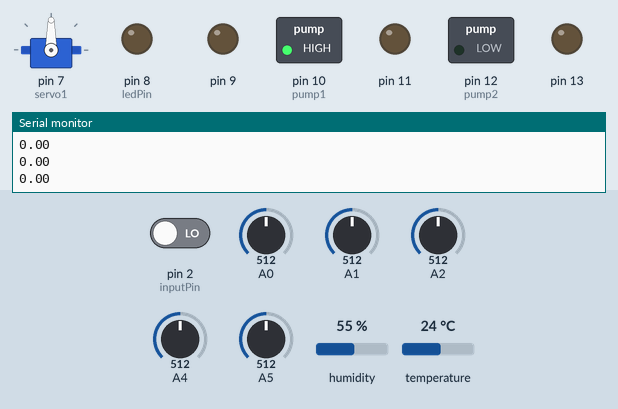
The sketch below on a simulated Arduino Uno, built with avr-gcc and run on an emulated ATmega328P. Shown: servo, switched loads named in the sketch (green lamp = pin HIGH), output pins drawn as LEDs (lit = HIGH), the last lines printed to the serial monitor. The test bench sets the inputs (shaded band); at power-on: pin 2 (inputPin) LOW, A0 = 512, temperature 24 °C, A2 = 512, A1 = 512, A4 = 512, A5 = 512, humidity 55 %.

Above: at 1.2 s.
1.3 s: pin 2 (inputPin) driven HIGH
At 1.6 s:
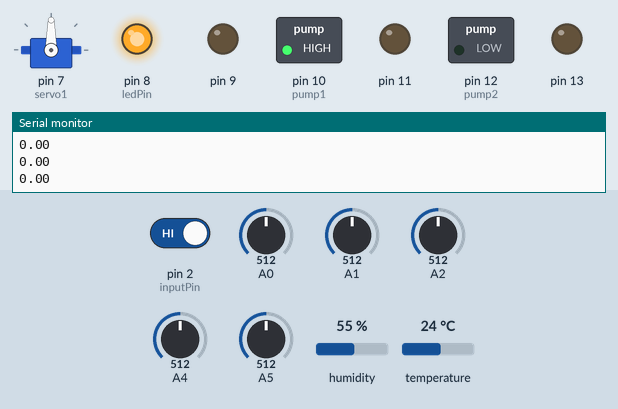
2.8 s: A0 set to 489
At 3.8 s:
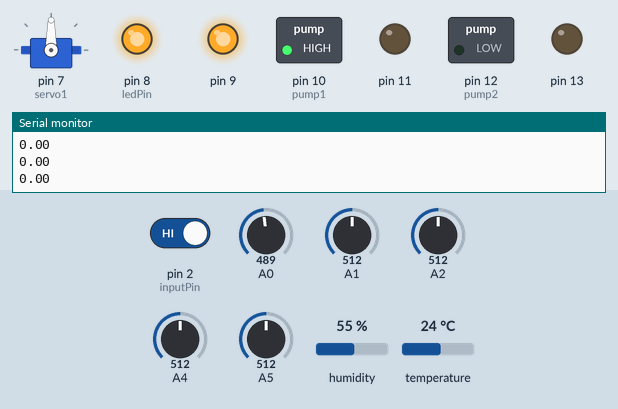
4.3 s: temperature set to 26 °C
5.8 s: temperature set to 29 °C
At 7.0 s:
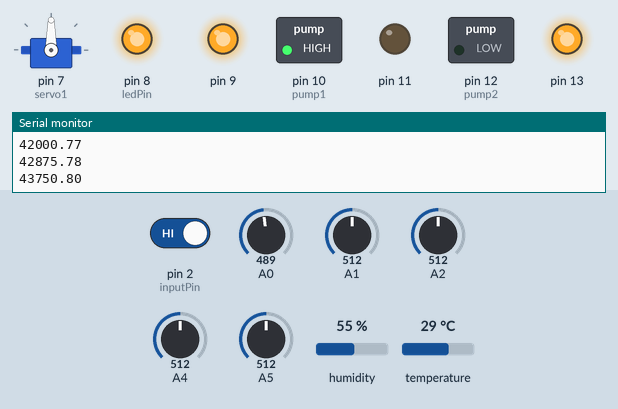
7.3 s: A2 set to 687
8.8 s: A2 set to 716
At 9.6 s:
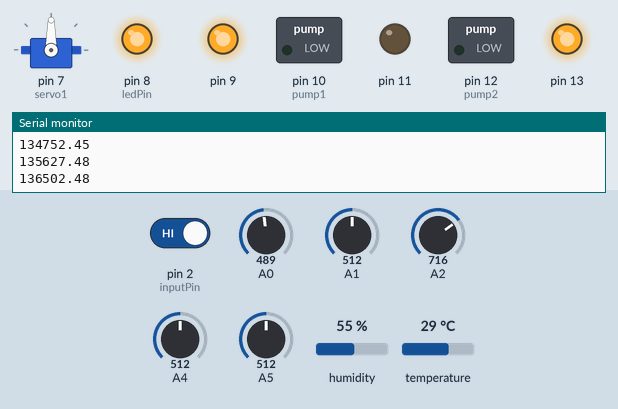
Timing chart, 0 to 11.3 s (numbered marks = the images above; inputs shaded):
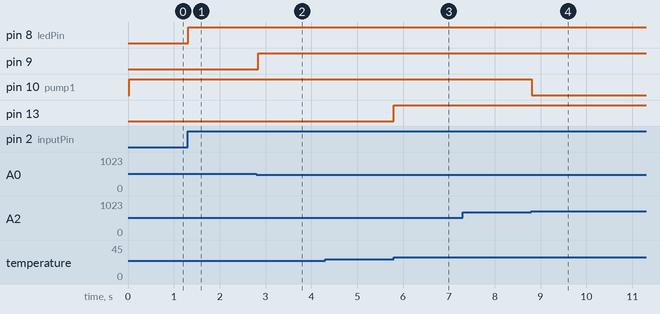

Measured:
- the behaviour switches between 500 and 499 on A0 (found by bisection; images 1 and 2)
- the behaviour switches between 27 and 28 °C on temperature (found by bisection; images 2 and 3)
- the behaviour switches between 700 and 701 on A2 (found by bisection; images 3 and 4)
- after the input at 1.3 s, pin 8 (ledPin): LOW → HIGH at once
- after the input at 2.8 s, pin 9: LOW → HIGH at once
- after the input at 5.8 s, pin 13: LOW → HIGH at once
- after the input at 8.8 s, pin 10 (pump1): HIGH → LOW at once

The sketch:

Home_Automation.ino
```cpp
#include <dht.h>
#include<Servo.h>

#define dataPin A3
dht DHT;

int c=0,t;
int pump1=10;
int pump2=12;
int ledPin = 8;
int inputPin = 2;
int pirState = LOW;
int val = 0;
long time1;
float hr,y,z,total,Monthly;
int power=1500;
Servo servo1;

void setup() {
  pinMode(A0,INPUT);
  pinMode(A1,INPUT);
  pinMode(A4,INPUT);
  pinMode(A5,INPUT);
  pinMode(9,OUTPUT);
  pinMode(10,OUTPUT);
  pinMode(11,OUTPUT);
  pinMode(12,OUTPUT);
  pinMode(13,OUTPUT);
  pinMode(ledPin, OUTPUT);
  pinMode(inputPin, INPUT);
  servo1.attach(7);
  Serial.begin(9600);
}

void loop() {
  //Auto Lighting
  if(analogRead(A0)<500)                   //Counts Person entering the room
  c++;
  if(analogRead(A1)<500)                   //Counts person exiting the room
  c--;
  //Serial.println(c);
  //delay(500);

   int readData = DHT.read11(dataPin);     //Reads the temperature data
   float t = DHT.temperature;
   float h = DHT.humidity;
/*
  Serial.print("  Temperature = ");
  Serial.print(t);
  Serial.print(" *C ");
  Serial.print("    Humidity = ");
  Serial.print(h);
  Serial.println(" % ");
  delay(1000);
*/

  if(c>0&&t>27)                           //Check if there is someone in the room and the temperature is appropirate or not
  {
    digitalWrite(13,HIGH);
    time1=time1+1;
  }
  if(c==0){                                //If no-one is inside switch off the A.C
  digitalWrite(13,LOW);
  digitalWrite(9,LOW);
  }
  if(c>0)
  digitalWrite(9,HIGH);
  if(t<27)
  digitalWrite(13,LOW);

  //Electric Bill
  hr=(time1);
  y=(power*hr*(0.00286));
  z=(80*hr*(0.00714));

  total = ((y+z)*6);
  Monthly = (total*30);
  Serial.println(Monthly);

  //Anti-theft
   val = digitalRead(inputPin);
  if (val == HIGH) {
    digitalWrite(ledPin, HIGH);
    if (pirState == LOW) {              //Checks if something is detected or not
    Serial.print("d");                  //Sends bluetooth signal to the anti-theft app
    pirState = HIGH;
    }
  }
  else {
    digitalWrite(ledPin, LOW);
    if (pirState == HIGH){
    Serial.print("n");
    pirState = LOW;
    }
  }
  //Lock Door Code
  if(Serial.available())
  t=Serial.read();
  if(t=99)
  servo1.write(90);
  else
  servo1.write(1);

  //Auto-Irrigation Code
  int moisture = analogRead(A2);
  //Serial.println(moisture);
  //delay(100);
  if(moisture>700)                         //Checks the moisture of the soil
  digitalWrite(pump1,LOW);                 //Low because the input is given in relay
  else
  digitalWrite(pump1,HIGH);

  //Auto Water Tank
  int value1 = analogRead(A4);
  int value2 = analogRead(A5);
/*  Serial.println(value1);
    delay(1000);
    Serial.println(value2);
    delay(1000);
*/

  if(value2>700)
  digitalWrite(pump2,HIGH);
  if(value1<650)
  digitalWrite(pump2,LOW);
}
```
